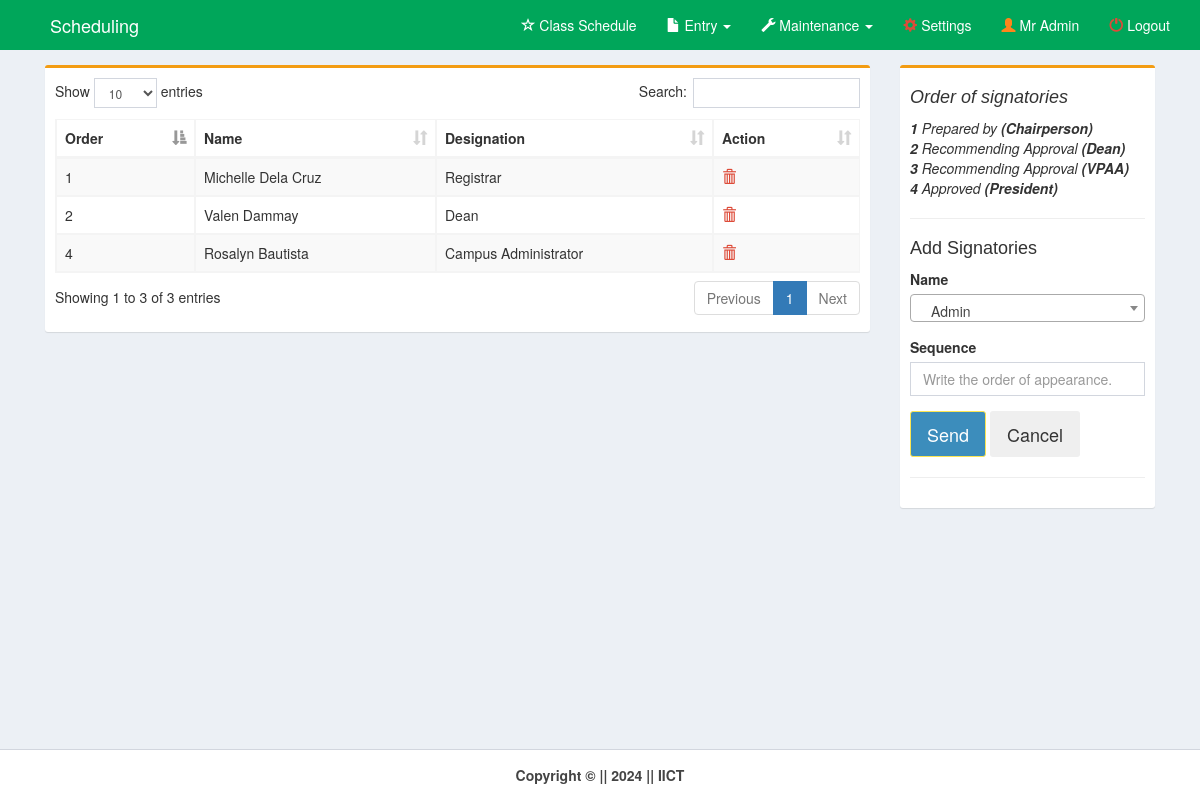
Page /pages/signatories.php (signed in) on the committed database.
### tables this page shows
CREATE TABLE `signatories` (
  `sign_id` int(11) NOT NULL,
  `member_id` int(11) NOT NULL,
  `seq` int(2) NOT NULL,
  `set_by` int(11) NOT NULL
);

CREATE TABLE `member` (
  `member_id` int(11) NOT NULL,
  `member_last` varchar(30) NOT NULL,
  `member_first` varchar(30) NOT NULL,
  `member_rank` varchar(50) NOT NULL,
  `member_salut` varchar(30) NOT NULL,
  `dept_code` varchar(10) NOT NULL,
  `designation_id` int(11) NOT NULL,
  `program_code` varchar(10) NOT NULL,
  `username` varchar(30) NOT NULL,
  `password` varchar(50) NOT NULL,
  `status` varchar(10) NOT NULL
);

CREATE TABLE `designation` (
  `designation_id` int(11) NOT NULL,
  `designation_name` varchar(100) NOT NULL
);

### pages/signatories.php (the view, shortened to what this page needs)
<!DOCTYPE html>
<html>
  <head>
    <link rel="stylesheet" href="../bootstrap/css/bootstrap.min.css">
    <link rel="stylesheet" href="../plugins/datatables/dataTables.bootstrap.css">
    <link rel="stylesheet" href="../dist/css/AdminLTE.min.css">
    <link rel="stylesheet" href="../plugins/select2/select2.min.css">
    <link rel="stylesheet" href="../dist/css/skins/_all-skins.min.css">
 </head>
  <body class="hold-transition skin-green layout-top-nav" onload="myFunction()">
    <div class="wrapper">
      <div class="content-wrapper">
        <div class="container">
          <section class="content">
            <div class="row">
	      <div class="col-md-9">
              <div class="box box-warning">
                <div class="box-body">
				<div class="row">
					<div class="col-md-12">
						<table id="example1" class="table table-bordered table-striped" style="margin-right:-10px">
              <thead>
                <tr>
                <th>Order</th>
                <th>Name</th>
                <th>Designation</th>
                <th>Action</th>
                </tr>
              </thead>
    <?php
        $id=$_SESSION['id'];
        include('../dist/includes/dbcon.php');
        $query=mysqli_query($con,"select * from signatories natural join member natural join designation where set_by='$id' order by seq")or die(mysqli_error());
          while($row=mysqli_fetch_array($query)){
            $sid=$row['sign_id'];
            $name=$row['member_first']." ".$row['member_last'];
            $designation=$row['designation_name'];
            $seq=$row['seq'];
    ?>
                <tr>
                <td><?php echo $seq;?></td>
                <td><?php echo $name;?></td>
                <td><?php echo $designation;?></td>
                <td>
                  <a id="removeme" href="signatories_del.php?id=<?php echo $sid;?>">
                    <i class="glyphicon glyphicon-trash text-red"></i></a>
                </td>
                </tr>
<?php }?>
</table>
		</div>
    <form method="post" action="signatories_save.php">
		<div class="col-md-6">
         </div>
        </div>
                </div>
              </div>
            </div>
            <div class="col-md-3">
              <div class="box box-warning">
                <div class="box-body">
                  <div id="form">
				  <div class="row">
					 <div class="col-md-12">
              <table style="font-style: italic;">
                <tr>
                  <th><h4>Order of signatories</h4></th>
                </tr>
                <tr>
                  <td><b>1</b> Prepared by <b>(Chairperson)</b></td>
                </tr>
                <tr>
                  <td><b>2</b> Recommending Approval <b>(Dean)</b></td>
                </tr>
                <tr>
                  <td><b>3</b> Recommending Approval <b>(VPAA)</b></td>
                </tr>
                <tr>
                  <td><b>4</b> Approved <b>(President)</b></td>
                </tr>
              </table><hr>
              <h4>Add Signatories</h4>
						  <div class="form-group">
							<label for="date">Name</label>
						  </div>
              <div class="form-group">
              <label for="date">Sequence</label><br>
                <input type="number" class="form-control" name="seq" placeholder="Write the order of appearance. (Ex. 1)" required>
              </div>
					</div>
				  </div>
                  <div class="form-group">
                      <button class="btn btn-lg btn-primary" id="daterange-btn" name="save" type="submit">
                        Send
                      </button>
					  <button class="btn btn-lg" id="daterange-btn" type="reset">
                       Cancel
                      </button>
                   </div>
                  </div><hr>
                </div>
              </div>
            </div>
          </div>
          </section>
        </div>
      </div>
      <?php include('../dist/includes/footer.php');?>
    </div>
  </body>
</html>

### rows in the picture
signatories: seq "1", member.member_last "Michelle Dela Cruz", designation.designation_name "Registrar"
signatories: seq "2", member.member_last "Valen Dammay", designation.designation_name "Dean"
signatories: seq "4", member.member_last "Rosalyn Bautista", designation.designation_name "Campus Administrator"

### other values in the picture
$_SESSION['name'] "Mr Admin"
